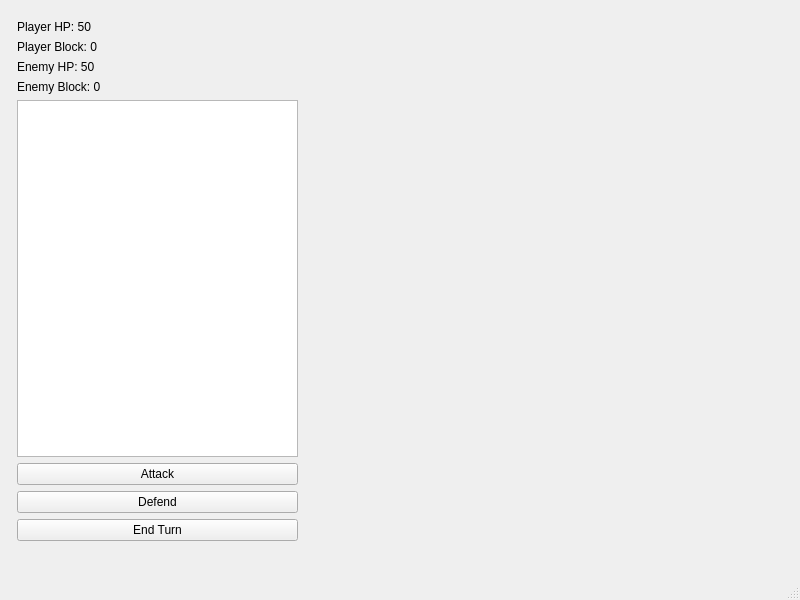
<?xml version="1.0" encoding="UTF-8"?>
<ui version="4.0">
 <class>MainWindow</class>
 <widget class="QMainWindow" name="MainWindow">
  <property name="geometry">
   <rect>
    <x>0</x>
    <y>0</y>
    <width>800</width>
    <height>600</height>
   </rect>
  </property>
  <property name="windowTitle">
   <string>MainWindow</string>
  </property>
  <widget class="QWidget" name="centralwidget">
   <widget class="QWidget" name="">
    <property name="geometry">
     <rect>
      <x>17</x>
      <y>20</y>
      <width>281</width>
      <height>521</height>
     </rect>
    </property>
    <layout class="QVBoxLayout" name="verticalLayout">
     <item>
      <widget class="QLabel" name="playerHpLabel">
       <property name="text">
        <string>Player HP: 50</string>
       </property>
      </widget>
     </item>
     <item>
      <widget class="QLabel" name="playerBlockLabel">
       <property name="text">
        <string>Player Block: 0</string>
       </property>
      </widget>
     </item>
     <item>
      <widget class="QLabel" name="enemyHpLabel">
       <property name="text">
        <string>Enemy HP: 50</string>
       </property>
      </widget>
     </item>
     <item>
      <widget class="QLabel" name="enemyBlockLabel">
       <property name="text">
        <string>Enemy Block: 0</string>
       </property>
      </widget>
     </item>
     <item>
      <widget class="QPlainTextEdit" name="combatLog">
       <property name="readOnly">
        <bool>true</bool>
       </property>
      </widget>
     </item>
     <item>
      <widget class="QPushButton" name="attackButton">
       <property name="text">
        <string>Attack</string>
       </property>
      </widget>
     </item>
     <item>
      <widget class="QPushButton" name="defendButton">
       <property name="text">
        <string>Defend</string>
       </property>
      </widget>
     </item>
     <item>
      <widget class="QPushButton" name="endTurnButton">
       <property name="text">
        <string>End Turn</string>
       </property>
      </widget>
     </item>
    </layout>
   </widget>
  </widget>
  <widget class="QMenuBar" name="menubar">
   <property name="geometry">
    <rect>
     <x>0</x>
     <y>0</y>
     <width>800</width>
     <height>21</height>
    </rect>
   </property>
  </widget>
  <widget class="QStatusBar" name="statusbar"/>
 </widget>
 <resources/>
 <connections/>
</ui>
